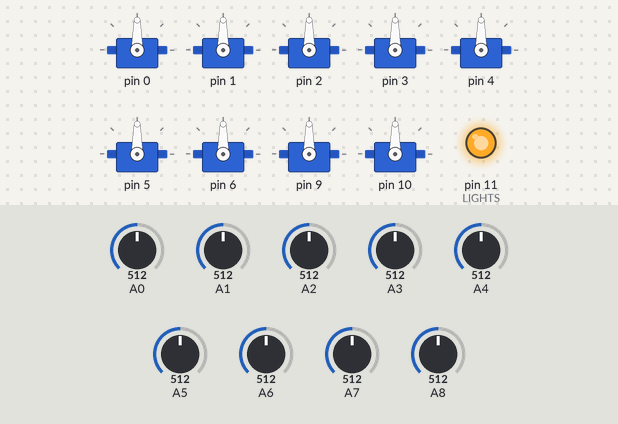
Recording of a sketch running on a simulated Arduino Mega 2560, built with avr-gcc and run on an emulated ATmega2560. On the bench: 9 × servo, output pins drawn as LEDs (lit = HIGH). The test bench sets the inputs (shaded band); at power-on: A2 = 512, A4 = 512, A0 = 512, A3 = 512, A1 = 512, A5 = 512, A6 = 512, A7 = 512, A8 = 512. Random numbers use the default seed unless the sketch sets one.

Above: at 9.4 s.
9.5 s: A2 set to 84
At 14.3 s:
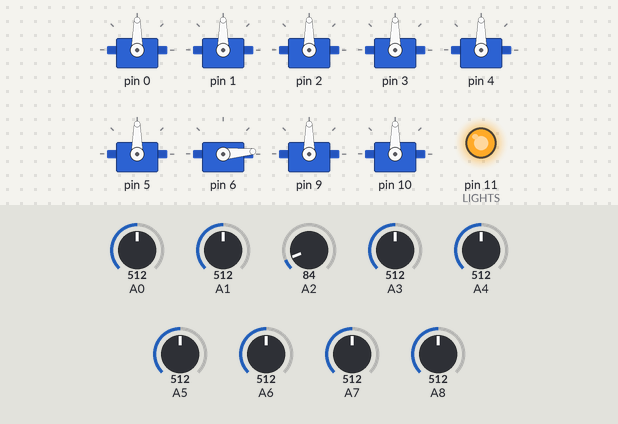
22.4 s: A2 set to 73
At 23.4 s:
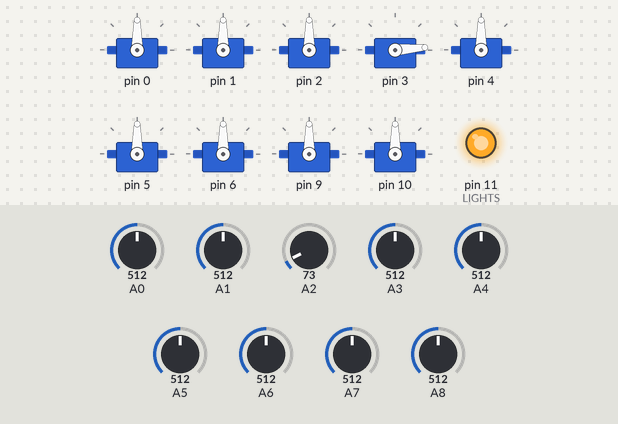
28.2 s: A4 set to 70
At 34.9 s:
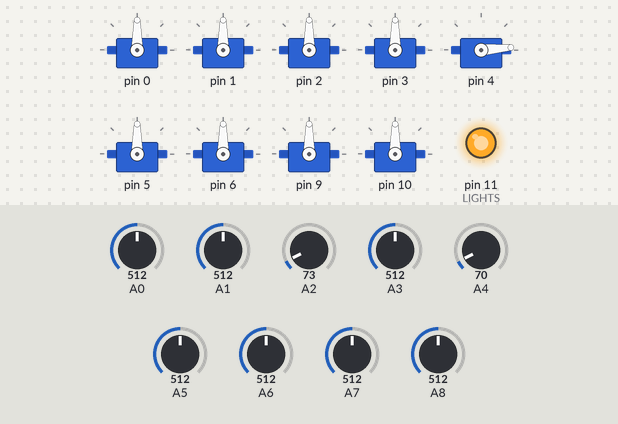
35.0 s: A0 set to 70
At 37.4 s:
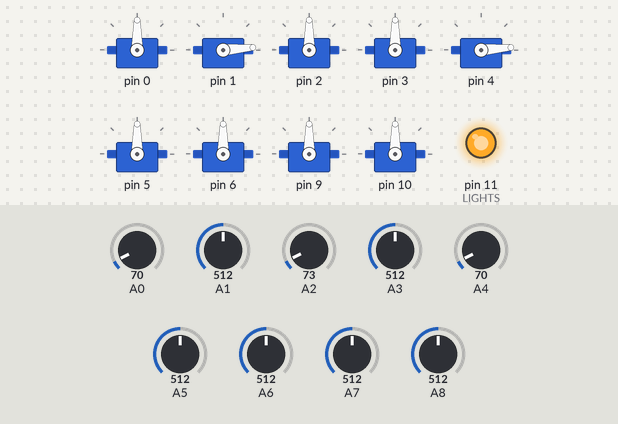
40.1 s: A3 set to 70
45.1 s: A1 set to 70
Timing chart, 0 to 55.3 s (numbered marks = the images above; inputs shaded):
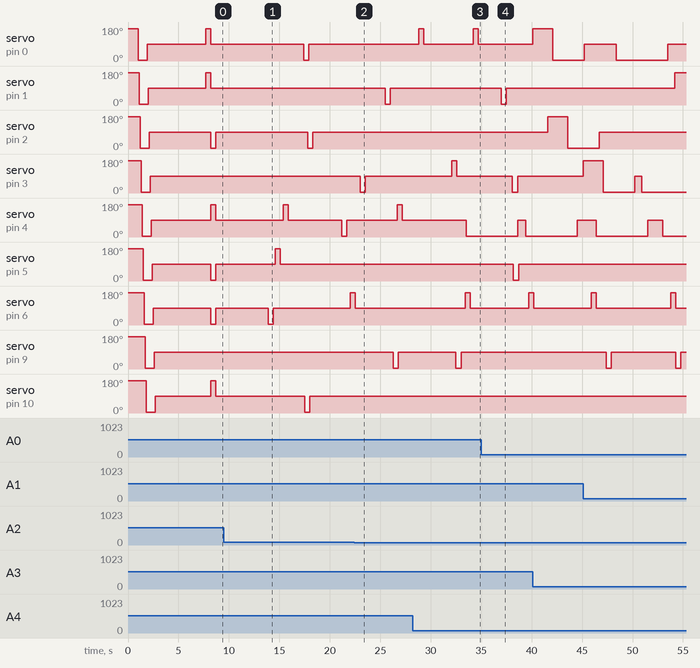

The sketch:

NerfGallery.ino
```cpp
// (licence header left out)
#include <TimerOne.h>
#include <Bounce2.h>
#include <Servo.h>
#include <Metro.h>

#define FASTADC 1

// defines for setting and clearing register bits
#ifndef cbi
#define cbi(sfr, bit) (_SFR_BYTE(sfr) &= ~_BV(bit))
#endif
#ifndef sbi
#define sbi(sfr, bit) (_SFR_BYTE(sfr) |= _BV(bit))
#endif

int T_COUNT = 9;
const int LIGHTS = 11;

#include "Game.h"

// Game States
#define GAME_IDLE 0
#define GAME_PLAY 1
#define GAME_OVER 10

Target *targets[] = {
  //    A                      B                      C
  new Target(0,0,-1),   new Target(1,1,-1),  new Target(2,2,-1),  // 1
  new Target(3,3,-1),   new Target(4,4, 5),  new Target(5,5,-1),  // 2
  new Target(6,6, 5),   new Target(7,9,-1),  new Target(8,10,5),  // 3

};
//int T_COUNT = sizeof(targets) / sizeof(targets[0]);


// Display
#define NUM_LEDS 28
#define LED_PIN 24
const byte digits[10][7] = {
  {0,1,1,1,1,1,1}, // 0
  {0,0,0,0,0,1,1}, // 1
  {1,1,0,1,1,0,1}, // 2
  {1,1,0,0,1,1,1}, // 3
  {1,0,1,0,0,1,1}, // 4
  {1,1,1,0,1,1,0}, // 5
  {1,1,1,1,1,1,0}, // 6
  {0,1,0,0,0,1,1}, // 7
  {1,1,1,1,1,1,1}, // 8
  {1,1,1,0,1,1,1}  // 9
};

// Different game types
Knockdown knockdown;
Timed timed;
Game  *games[] = {
  &knockdown,
  &timed
};
Game *game;
Metro gameTick = Metro(100);

// State variables
byte currentState = GAME_IDLE;
int score = 0;
void setup() {
  #if FASTADC
   // set prescale to 16
   sbi(ADCSRA,ADPS2) ;
   cbi(ADCSRA,ADPS1) ;
   cbi(ADCSRA,ADPS0) ;
  #endif
  Serial1.begin(9600);
  Serial1.setTimeout(1000);
  pinMode(LIGHTS,OUTPUT);
  digitalWrite(LIGHTS,LOW);

  // Servo check
  for(byte i = 0; i < T_COUNT; i++)
  {
    delay(100);
    targets[i]->setState(T_SIDE_B);
  }
  for(byte i = 0; i < T_COUNT; i++)
  {
    delay(100);
    targets[i]->setState(T_SIDE_A);
  }
  for(byte i = 0; i < T_COUNT; i++)
  {
    delay(100);
    targets[i]->setState(T_IDLE);
  }

  for(byte i = 0; i < T_COUNT; i++)
  {
    int score = targets[i]->hit();
  }
  delay(5000);


  // Pick game type
  Serial1.println("Choose");
  for(byte i = 0; i < 2; i++)
  {
    targets[i]->bSideDelay = 0;
    targets[i]->setState(T_SIDE_B);
  }
  int type = 10;
  while(type == 10)
  {
    for(byte i = 0; i < 2; i++)
    {
      if(targets[i]->hit())
      {
        type = i;
      }
    }
  }
  game = games[type];
  game->start(60);
  digitalWrite(LIGHTS,HIGH);
}

void loop() {
  if(gameTick.check() && !game->tick())
  {
    game->stop();
    digitalWrite(LIGHTS,LOW);

    delay(1000);

    // Call this to make sure servos turn off
    checkHits();

    boolean start= false;
    while(!start)
    {
      start = Serial1.find("Start");
      Serial.print(".");
    }
    game->start(60);
    digitalWrite(LIGHTS,HIGH);
    gameTick.reset();
  }

  checkHits();
}

void checkHits() {
  for(byte i = 0; i < T_COUNT; i++)
  {
    game->score(targets[i]->hit());
  }
  // Reset hit counter
  Target::hit_counter = 0;
}
```

Game.cpp
```cpp
#include "Arduino.h"
#include "Game.h"


Target::Target(byte analogPin, byte servoPin, int bScore)
{
  this->analogPin = analogPin;
  this->servoPin = servoPin;
  this->otherSideScore = bScore;
}
void Target::attach() {
  this->servo.attach(servoPin);
  pinMode(this->analogPin, INPUT);
  #ifndef T_COUNT
  T_COUNT++;
  #endif
  this->setState(T_IDLE);
}
int Target::hit() {
  int score = 0;
  if(this->moving)
  {
    if(this->moveTimer < millis())
    {
      this->moving = false;
      this->servo.detach();
    }
    else
    {
      return score;
    }
  }
  if(this->state == T_IDLE || hit_counter) return score;

  // Check to see if B side has timed out
  if(this->state == T_SIDE_B && this->bSideDelay && this->bSideTimer < millis())
  {
    this->setState(T_RANDOM);
    return 0;
  }
  int analog = analogRead(this->analogPin);
  if(analog > HIT_THRESHOLD)
  {
    score = this->state == T_SIDE_A ? HIT_SCORE : this->otherSideScore;
    Serial.print(this->analogPin); Serial.print(" Hit "); Serial.println(analog);
    hit_counter++;
    this->setState(T_IDLE);
  }
  return score;
}
byte Target::getState()
{
  return this->state;
}
byte Target::setState(byte state)
{
  if(state == this->state) return state;
  this->servo.attach(this->servoPin);
  byte rand;
  switch(state)
  {
    case T_IDLE:
      this->servo.write(90);
      this->moving = true;
      break;
    case T_SIDE_A:
      this->servo.write(5);
      this->moving = true;
      break;
    case T_SIDE_B:
      this->servo.write(170);
      this->moving = true;
      // B side is temporary
      if(this->bSideDelay) this->bSideTimer = millis() + this->bSideDelay;
      break;
    case T_RANDOM:
      rand = random(2);
      return this->setState(rand == 0 ? T_SIDE_B :T_SIDE_A);
    default:
      return this->setState(T_IDLE);
  }
  this->moveTimer = millis() + abs(state - this->state) * MOVE_DELAY;
  this->state = state;
  return this->state;
}
boolean Target::isMoving()
{
  return this->moving;
}
uint8_t Target::hit_counter = 0;


/**
 * Game base class
 *
 * Handles common game stuff, like timer
 */
void Game::start(unsigned int time_limit)
{
  this->_time = time_limit;
  this->_score = 0;
  Serial1.print("M: "); Serial1.write(time_limit);Serial1.println();
  Serial1.print("S: "); Serial1.println(this->_score);
  Serial1.print("T: "); Serial1.println(this->_time);
}
int Game::getScore()
{
  return this->_score;
}
unsigned int Game::getTime()
{
  return this->_time;
}
boolean Game::tick() {
  this->_time_counter++;
  if(this->_time_counter >= 10)
  {
    this->_time_counter = 0;
    this->_time--;
    Serial1.print("T: "); Serial1.println(this->_time);
  }

  return this->_time > 0;
}
void Game::stop() {
  Serial1.print("S: "); Serial1.println(this->getScore());
  for(byte i = 0; i < T_COUNT; i++)
  {
    targets[i]->setState(T_IDLE);
  }
}

/**
 * Knockdown
 *
 * Knockdown starts with all targets, and you knock them down
 */
void Knockdown::start(unsigned int time_limit) {
  Game::start(time_limit);
  Serial.println("Knockdown");
  for(byte i = 0; i < T_COUNT; i++)
  {
    targets[i]->setState(T_RANDOM);
    targets[i]->bSideDelay = random(4000,10000);
  }
}
boolean Knockdown::tick() {
  if(!Game::tick()) return false;

  boolean stop = true;
  for(byte i = 0; i < T_COUNT; i++)
  {
    stop = stop && (targets[i]->getState() == T_IDLE);
  }
  return !stop;
}
void Knockdown::score(int change) {
  if(change)
  {
    this->_score += change;
    Serial1.print("S: "); Serial1.println(this->_score);
  }
}
void Knockdown::stop() {
  Serial.println("Knockdown stop");
  Game::stop();
  while(this->_time > 2)
  {
    Knockdown::score(1);
    this->_time-=2;
    Serial1.print("T: "); Serial1.println(this->_time);
    delay(200);
  }
  Serial1.print("T: "); Serial1.println(0);
}

/**
 * Timed
 *
 * Timed gives you a time limit, and pops up targets as you go
 */
void Timed::start(unsigned int time_limit) {
  Serial.println("Timed");
  Game::start(time_limit);

  _on_targets = new unsigned long[T_COUNT];
  for(byte i = 0; i < T_COUNT; i++)
  {
    targets[i]->setState(T_IDLE);
    targets[i]->bSideDelay = 2000;
    this->_on_targets[i] = 0;
  }
}
boolean Timed::tick() {

  // Pick one
  byte rand = random(20);

  // Turn off any needed targets
  for(byte i = 0; i < T_COUNT; i++)
  {
    if(this->_on_targets[i] && this->_on_targets[i] < millis())
    {
      this->_on_targets[i] = 0;
      targets[i]->setState(T_IDLE);
    }
    else if (!this->_on_targets[i] && i == rand && !targets[rand]->isMoving())
    {
      byte side = random(4);
      targets[rand]->setState(side < T_RANDOM ? side : T_RANDOM);
      this->_on_targets[i] = millis() + 5000;
    }
  }
  return Game::tick();
}

void Timed::score(int change) {
  if(change)
  {
    this->_score += change;
    Serial1.print("S: "); Serial1.println(this->_score);
  }
}

void Timed::stop() {
  Game::stop();
}
```

Game.h
```cpp
#ifndef Servo_h
#include <Servo.h>
#endif

#ifndef Metro_h
#include <Metro.h>
#endif
#ifndef Game_h
#define Game_h

#include "Arduino.h"

// Moving can trigger it, wait before listening
#define MOVE_DELAY 500 // (ms)

// How sensitive.  Analog must be over this
#define HIT_THRESHOLD 80  // 20 works well for a light tap, 100 is good for actual play
#define HIT_SCORE 1

// Target states
#define T_IDLE 1
#define T_SIDE_A 0
#define T_SIDE_B 2
#define T_RANDOM 3
#define T_HIT 4

// Struct for a target
class Target {
  public:
    Target(byte analogPin, byte servoPin, int bScore);

    void attach();
    // Checks for a hit & returns the score change
    int hit();
    // Sets the target to a state
    byte setState(byte state);
    byte getState();
    // Allows to check if it's moving
    boolean isMoving();

    unsigned int bSideDelay;
    static uint8_t hit_counter;

  private:
    // Pins
    byte analogPin;
    byte servoPin;
    byte servoPower;

    // Score (+ or -) for the "B" side
    int otherSideScore;

    // Supposed current state of this
    byte state;

    Servo servo;

    // State vars
    boolean moving;
    unsigned long moveTimer;
    unsigned long bSideTimer;
};

extern Target *targets[];
extern int T_COUNT;

class Game {
  public:
    virtual void start(unsigned int time_limit);
    virtual boolean tick();
    virtual void score(int change);
    int getScore();
    unsigned int getTime();
    virtual void stop();
  protected:
    int _score;
    uint8_t _time_counter;
    unsigned int _time;
};

class Knockdown : public Game {
    virtual void start(unsigned int time_limit);
    boolean tick();
    void score(int change);
    void stop();
};

class Timed : public Game {
  virtual void start(unsigned int time_limit);
    boolean tick();
    void score(int change);
    void stop();
  private:
    unsigned long *_on_targets;
};

#endif
```

Measured:
- the behaviour switches between 81 and 80 on A2 (found by bisection; images 1 and 2)
- by itself, servo on pin 9: alternates 90° for 6.4 s and 5° for 0.50 s
